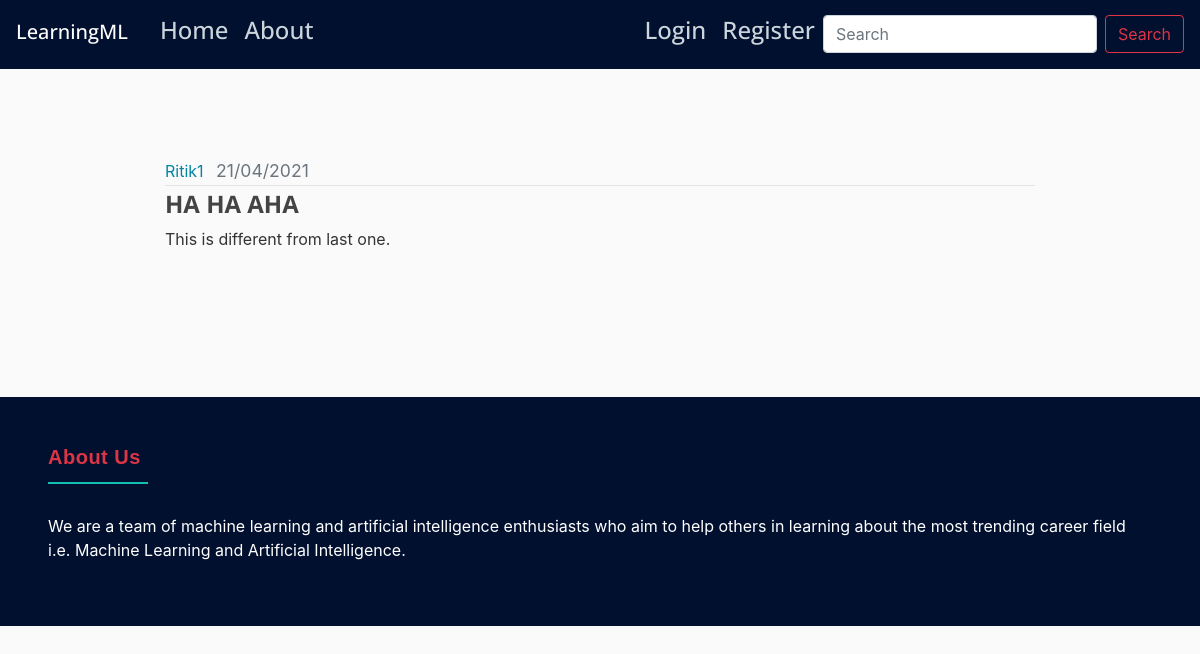
Screenshot of /post/2 with the database file from the repository.
### main/models.py (models this page shows, shortened)
class User(db.Model, UserMixin):
    id = Column(Integer, primary_key=True)
    username = Column(String(20), unique=True, nullable=False)
    email = Column(String(120), unique=True, nullable=False)
    image_file = Column(String(20), nullable=False, default='default.jpg')
    password = Column(String(60), nullable=False)
    posts = relationship('Post', backref='author', lazy=True)

class Post(db.Model):
    id = Column(Integer, primary_key=True)
    title = Column(String(100), nullable=False)
    date_posted = Column(DateTime, nullable=False, default=datetime.utcnow)
    content = Column(Text, nullable=False)
    user_id = Column(Integer, ForeignKey('user.id'), nullable=False)

### main/posts/routes.py (the view)
@posts.route("/post/<int:post_id>")
def post(post_id):
    post = Post.query.get_or_404(post_id)
    return render_template('post.html', title=post.title, post=post)

### main/Templates/post.html (shortened to what this page needs)
{% extends "layout.html" %}
{% block  content%}
<div style="margin-top:3rem; padding:100px">
    <article class="media content-section">
      <div class="media-body">
        <div class="article-metadata">
          <a class="mr-2" href="{{ url_for('users.user_posts', username=post.author.username) }}">{{ post.author.username }}</a>
          <small class="text-muted">{{ post.date_posted.strftime('%d/%m/%Y') }}</small>
        </div>
        <h2 class="article-title" >{{ post.title }}</h2>
        <p class="article-content">{{ post.content }}</p>
      </div>
    </article>
</div>
{% endblock content%}

### main/static/main.css (style rules this page uses)
:root { --blue: #007bff; --indigo: #6610f2; --purple: #6f42c1; --pink: #e83e8c; --red: #dc3545; --orange: #fd7e14; --yellow: #ffc107; --green: #28a745; --teal: #0085A1; --cyan: #17a2b8; --white: #fff; --gray: #6c757d; --gray-dark: #343a40; --primary: #0085A1; --secondary: #6c757d; --success: #28a745; --info: #17a2b8; --warning: #ffc107; --danger: #dc3545; --light: #f8f9fa; --dark: #343a40; --breakpoint-xs: 0; --breakpoint-sm: 576px; --breakpoint-md: 768px; --breakpoint-lg: 992px; --breakpoint-xl: 1200px; --font-family-sans-serif: -apple-system, BlinkMacSystemFont, "Segoe UI", Roboto, "Helvetica Neue", Arial, "Noto Sans", "Liberation Sans", sans-serif, "Apple Color Emoji", "Segoe UI Emoji", "Segoe UI Symbol", "Noto Color Emoji"; --font-family-monospace: SFMono-Regular, Menlo, Monaco, Consolas, "Liberation Mono", "Courier New", monospace; }
*, *::before, *::after { box-sizing: border-box; }
html { font-family: sans-serif; line-height: 1.15; -webkit-text-size-adjust: 100%; -webkit-tap-highlight-color: rgba(0, 0, 0, 0); }
article, aside, figcaption, figure, footer, header, hgroup, main, nav, section { display: block; }
h1, h2, h3, h4, h5, h6 { margin-top: 0; margin-bottom: 0.5rem; }
p { margin-top: 0; margin-bottom: 1rem; }
small { font-size: 110%; }
a { color: #0085A1; text-decoration: none; background-color: transparent; }
h1, h2, h3, h4, h5, h6, .h1, .h2, .h3, .h4, .h5, .h6 { margin-bottom: 0.5rem; font-family: "Open Sans", -apple-system, BlinkMacSystemFont, "Segoe UI", Roboto, "Helvetica Neue", Arial, sans-serif, "Apple Color Emoji", "Segoe UI Emoji", "Segoe UI Symbol", "Noto Color Emoji"; font-weight: 500; line-height: 1.2; }
h2, .h2 { font-size: 2rem; }
small, .small { font-size: 110%; font-weight: 400; }
body { background: #fafafa; color: #333333; }
h1, h2, h3, h4, h5, h6 { color: #444444; }
.content-section { background: #fffffh; padding: 10px 20px; border-radius: 3px; margin-bottom: 20px; }
.article-title { color: #444444; font-weight: 700; font-size: x-large; }
.article-content { white-space: pre-line; font-size: medium; }
.article-metadata { padding-bottom: 1px; margin-bottom: 4px; border-bottom: 1px solid #e3e3e3 }

### rows the page displays
User: author.username "Ritik1"
Post: date_posted "21/04/2021", title "HA HA AHA", content "This is different from last one."
